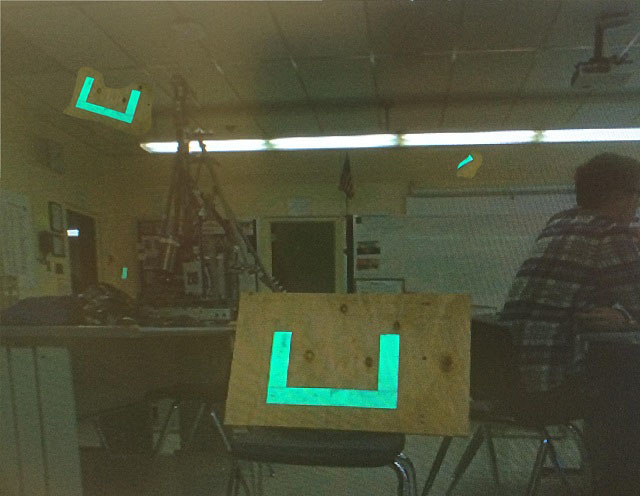
#> input picture example_vision_target_small_complex.jpg, 640 x 496 px, found by its file name
$ python StarGazer_V0.0.8.py
#> lines starting #> are read from the running program, lines starting #| are printed output that depends on the picture; after the words box and inside, x2 and y2 are one past the last pixel; in counts of white or black regions, pixels touching at a corner belong together
#Installed CV2 library from instructions at:
#https://pypi.org/project/opencv-python/
#Used "pip3 install opencv-python" in CMD
#created with Python 3.6 on 04-22-2020 by Orion DeYoe

#Standard imports
import cv2 #OpenCV for Python library
import numpy as np
import math
import time
import copy

KEY_ESCAPE = 27

def PointDistance(X1, Y1, X2, Y2):
    return math.sqrt((X2-X1)**2 + (Y2-Y1)**2)

def PointDirection(X1, Y1, X2, Y2): #in radians
    DX = X2 - X1
    DY = Y2 - Y1

    if ((DX >= 0) and (DY == 0)):
        return 0

    elif ((DX > 0) and (DY > 0)):
        return math.atan(DY / DX)

    elif ((DX == 0) and (DY > 0)):
        return math.pi * 0.5

    elif ((DX < 0) and (DY > 0)):
        return math.atan(DY / DX) + math.pi

    elif ((DX < 0) and (DY == 0)):
        return math.pi

    elif ((DX < 0) and (DY < 0)):
        return math.atan(DY / DX) + math.pi

    elif ((DX == 0) and (DY < 0)):
        return math.pi * 1.5

    elif ((DX > 0) and (DY < 0)):
        return math.atan(DY / DX) + 2 * math.pi

def Radians(ang):
    return ang * math.pi / 180

def Degrees(ang):
    return ang * 180 / math.pi

def DrawClosedContour(image, contour, color=(0,0,255), thiccness=1):
        last_point = None
        for point in contour:
                if last_point is not None:
                        image = cv2.line(image,(last_point[0],last_point[1]),(point[0],point[1]),color,thiccness)
                last_point = point
        image = cv2.line(image,(last_point[0],last_point[1]),(contour[0][0],contour[0][1]),color,thiccness)
        return image

class SRContour:
    def __init__(self, point_data, simplify_tolerance, target_simplify_points, tol_sweep_start = 1, tol_sweep_end = 10, tol_sweep_step = 1):
        self.point_data = point_data
        self.points = [ [point[0][0],point[0][1]] for point in point_data ]
        self.left,self.top,self.width,self.height = cv2.boundingRect(self.point_data)
        self.right = self.left + self.width
        self.bottom = self.top + self.height

        self.simple_tolerance = None
        self.simple_contour = None

        for i in range(tol_sweep_start, tol_sweep_end+1, tol_sweep_step):
            simple_data = cv2.approxPolyDP(self.point_data, i, True)
            if len(simple_data) == target_simplify_points:
                self.simple_contour = [[point[0][0],point[0][1]] for point in simple_data]
                self.simple_tolerance = i
                break

        self.left_tape = [] #[  [x1,y1],  [x2,y2]  ]
        self.right_tape = []
        self.bottom_tape = []
        self.pairs = []
        self.centerpoints = []
        self.upper_left_point = []
        self.lower_left_point = []
        self.upper_right_point = []
        self.lower_right_point = []

        if self.simple_contour is not None:
            pts = copy.deepcopy(self.simple_contour)
            while len(pts) > 1: #loop until there isn't a pair of points left in the list (should empty the list for even numbers of points)
                pt1 = pts.pop(0) #pop out a point to pair another point with
                record = math.inf #this is necessary for making sure the first point we find is saved as the current record
                rec_ind = None #variable to store the record-holding index in
                for i in range(len(pts)): #loop through the rest of the points in the list (after popping one out earlier)
                    dist = PointDistance(pt1[0],pt1[1],pts[i][0],pts[i][1])
                    if dist < record: #save this point as the record holder if it is closer to the first point
                        record = dist
                        rec_ind = i
                pt2 = pts.pop(rec_ind) #pop the record holder out of the point list
                self.pairs.append([pt1,pt2]) #add the newly married couple (point pair) to the point list
            for pair in self.pairs:
                self.centerpoints.append([  int((pair[0][0]+pair[1][0])/2),  int((pair[0][1]+pair[1][1])/2)  ])
            #sort centerpoints by X coordinate
            x_sorted = sorted(self.centerpoints, key = lambda x: x[0])
            left_centers = sorted(x_sorted[0:int(len(x_sorted)/2)], key = lambda x: x[1])
            right_centers = sorted(x_sorted[int(len(x_sorted)/2):], key = lambda x: x[1])
            self.upper_left_point = left_centers[0]
            self.lower_left_point = left_centers[-1]
            self.upper_right_point = right_centers[0]
            self.lower_right_point = right_centers[-1]


    def draw(self, image):
        out_img = DrawClosedContour(image, self.points, (0,0,255), 2)
        #for pair in self.pairs:
        #    out_img = cv2.line(out_img,(pair[0][0],pair[0][1]),(pair[1][0],pair[1][1]),(0,242,255),2)
        if self.simple_contour is not None:
            out_img = cv2.line(out_img,(self.upper_left_point[0],self.upper_left_point[1]),(self.lower_left_point[0],self.lower_left_point[1]),(0,242,255),2)
            out_img = cv2.line(out_img,(self.lower_left_point[0],self.lower_left_point[1]),(self.lower_right_point[0],self.lower_right_point[1]),(0,242,255),2)
            out_img = cv2.line(out_img,(self.lower_right_point[0],self.lower_right_point[1]),(self.upper_right_point[0],self.upper_right_point[1]),(0,242,255),2)

        if self.simple_contour is not None:
            out_img = DrawClosedContour(out_img, self.simple_contour, (255,0,0), 1)
            font                   = cv2.FONT_HERSHEY_SIMPLEX
            bottomLeftCornerOfText = (self.left,self.bottom+20)
            fontScale              = .5
            fontColor              = (255,255,255)
            lineType               = 1

            out_img = cv2.putText(out_img,"Tol: "+str(self.simple_tolerance),
                bottomLeftCornerOfText,
                font,
                fontScale,
                fontColor,
                lineType)
        return out_img


# Read image
im = cv2.imread("example_vision_target_small_complex.jpg", cv2.IMREAD_COLOR)
#> im is the input picture: shape (496, 640, 3); mean B, G, R 58.9, 82.2, 79.9

#Convert BGR (RGB) to HSV
im_hsv = cv2.cvtColor(im, cv2.COLOR_BGR2HSV)
#> im_hsv: shape (496, 640, 3); mean H, S, V 31.8, 85.1, 85.4

#Create window
cv2.namedWindow("Thresholds") #, cv2.WINDOW_AUTOSIZE
cv2.moveWindow("Thresholds", 0, 0)
cv2.resizeWindow("Thresholds", 500, 350)
cv2.createTrackbar("H High","Thresholds",102,255,lambda x:x)
cv2.createTrackbar("S High","Thresholds",255,255,lambda x:x)
cv2.createTrackbar("V High","Thresholds",255,255,lambda x:x)
cv2.createTrackbar("H Low","Thresholds",74,255,lambda x:x)
cv2.createTrackbar("S Low","Thresholds",150,255,lambda x:x)
cv2.createTrackbar("V Low","Thresholds",129,255,lambda x:x)

cv2.namedWindow("Images")
cv2.moveWindow("Images", 700, 0)

#is it loop time brother
min_points = 3
approx_poly_tolerance = 5
cont = True
while cont:
        #start_time = time.time() #START TIMING
        #Threshold image
        h_upper_threshold = cv2.getTrackbarPos("H High", "Thresholds")
        s_upper_threshold = cv2.getTrackbarPos("S High", "Thresholds")
        v_upper_threshold = cv2.getTrackbarPos("V High", "Thresholds")
        h_lower_threshold = cv2.getTrackbarPos("H Low", "Thresholds")
        s_lower_threshold = cv2.getTrackbarPos("S Low", "Thresholds")
        v_lower_threshold = cv2.getTrackbarPos("V Low", "Thresholds")

        upper_thresholds = np.array([h_upper_threshold,s_upper_threshold,v_upper_threshold])
        lower_thresholds = np.array([h_lower_threshold,s_lower_threshold,v_lower_threshold])

        start_time = time.time() #START TIMING
        mask_im = cv2.inRange(im_hsv, lower_thresholds, upper_thresholds)
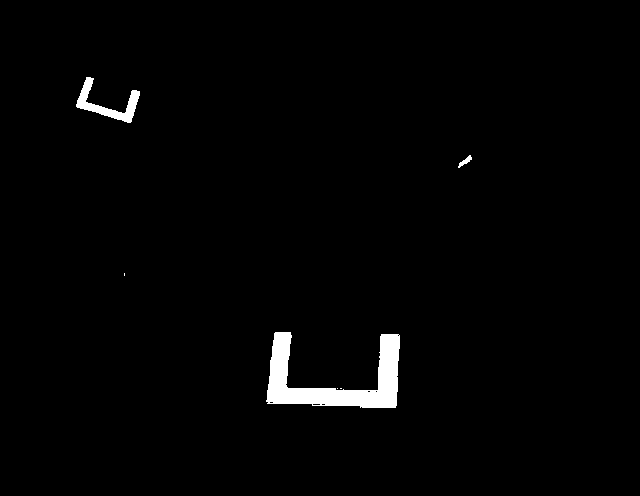
#> mask_im: shape (496, 640); 1.7% white; 6 white regions (3 under 20 px), largest, box (x1, y1, x2, y2) and area: (266, 332, 400, 408) 4289, (76, 77, 140, 123) 876, (458, 155, 472, 168) 68
        kernel = np.ones((5,5), np.uint8)
        mask_im = cv2.erode(mask_im, kernel, iterations=1)
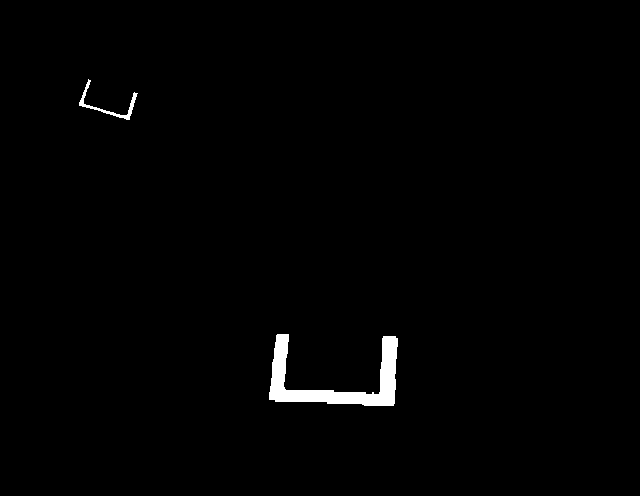
#> mask_im: shape (496, 640); 1.1% white; 2 white regions, box (x1, y1, x2, y2) and area: (269, 334, 398, 406) 3166, (79, 79, 138, 120) 331
        mask_im = cv2.dilate(mask_im, kernel, iterations=1)
#> mask_im: shape (496, 640); 1.6% white; 2 white regions, box (x1, y1, x2, y2) and area: (267, 332, 400, 408) 4250, (77, 77, 140, 122) 867
        mask_im_bgr = cv2.cvtColor(mask_im, cv2.COLOR_GRAY2BGR)
#> mask_im_bgr: shape (496, 640, 3); 1.6% white; 2 white regions

        #Detect blobs
        contour_data = cv2.findContours(mask_im, cv2.RETR_LIST, cv2.CHAIN_APPROX_SIMPLE) #RETR_EXTERNAL RETR_LIST
#> contour_data = 2 contours; box (x1, y1, x2, y2) and area: (267, 332, 400, 408) 3994, (77, 77, 140, 122) 760

        contours = [  SRContour(contour, approx_poly_tolerance, 8) for contour in contour_data[0] if len(contour) >= min_points  ] #strips out the "contours" that have less than the specified number of points
#> contours = 2 items
        end_time = time.time() #END TIMING

        #Draw lines
        im_with_keypoints = im.copy()
        for contour in contours:
            im_with_keypoints = contour.draw(im_with_keypoints)
#> this loop made 2 passes
#> (font in draw, bottomLeftCornerOfText in draw, fontScale in draw, fontColor in draw, lineType in draw) on passes 1 to 2: (0, (267, 428), 0.5, (255, 255, 255), 1), (0, (77, 142), 0.5, (255, 255, 255), 1)
#> pass 1, in draw, `out_img = cv2.line(out_img,(self.lower_left_point[0],self.lower_left_p..`:
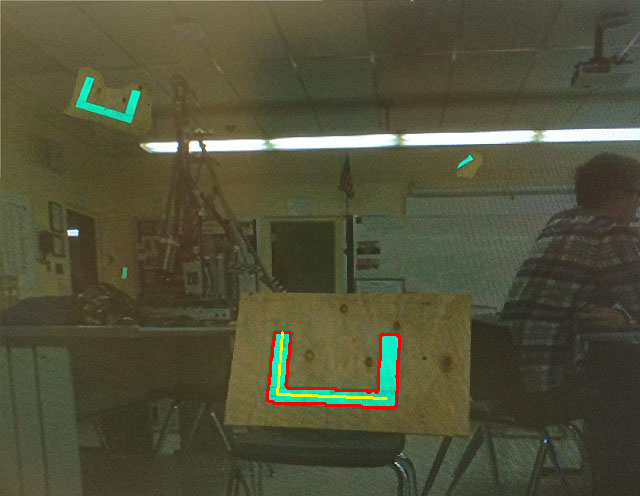
#> out_img: shape (496, 640, 3); mean B, G, R 57.9, 81.3, 81.3
#> pass 1, in draw, `out_img = cv2.line(out_img,(self.lower_right_point[0],self.lower_right..`:
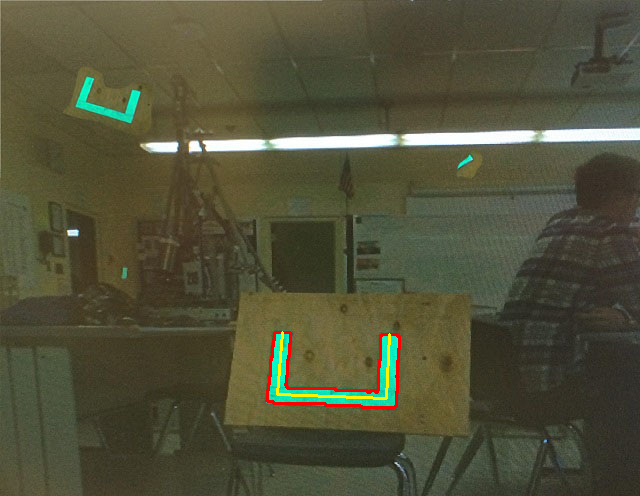
#> out_img: shape (496, 640, 3); 0.06% of pixels changed, all inside (x1, y1, x2, y2) = (385, 333, 391, 398)
#> after the loop:
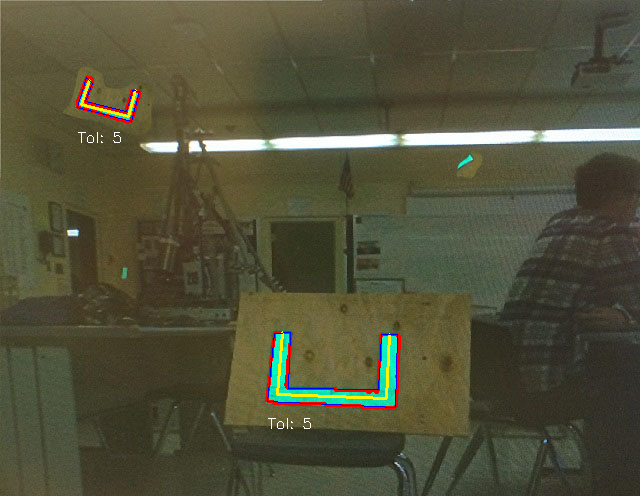
#> im_with_keypoints: shape (496, 640, 3); 1.11% of pixels changed, all inside (x1, y1, x2, y2) = (76, 76, 401, 429)
        #end_time = time.time() #END TIMING

        #Draw frame time
        font                   = cv2.FONT_HERSHEY_SIMPLEX
        bottomLeftCornerOfText = (10,30)
        fontScale              = 1
        fontColor              = (255,255,255)
        lineType               = 1

        im_with_keypoints = cv2.putText(im_with_keypoints,"Time: "+str(end_time - start_time),
            bottomLeftCornerOfText,
            font,
            fontScale,
            fontColor,
            lineType)
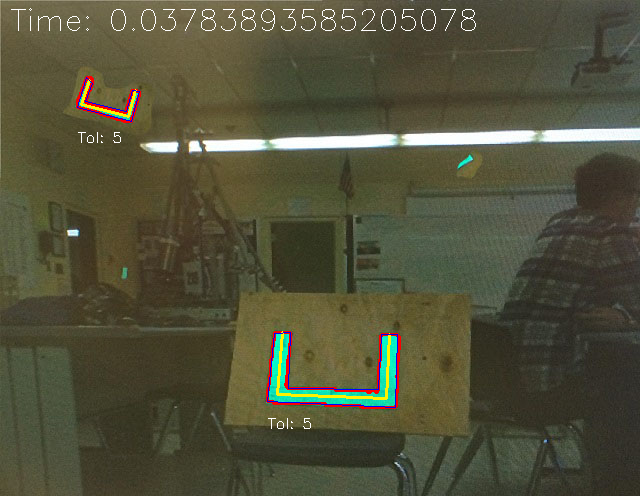
#> im_with_keypoints: shape (496, 640, 3); 0.36% of pixels changed, all inside (x1, y1, x2, y2) = (11, 8, 476, 31)

        #Display the images
        combined_im = cv2.vconcat([im_with_keypoints, mask_im_bgr])
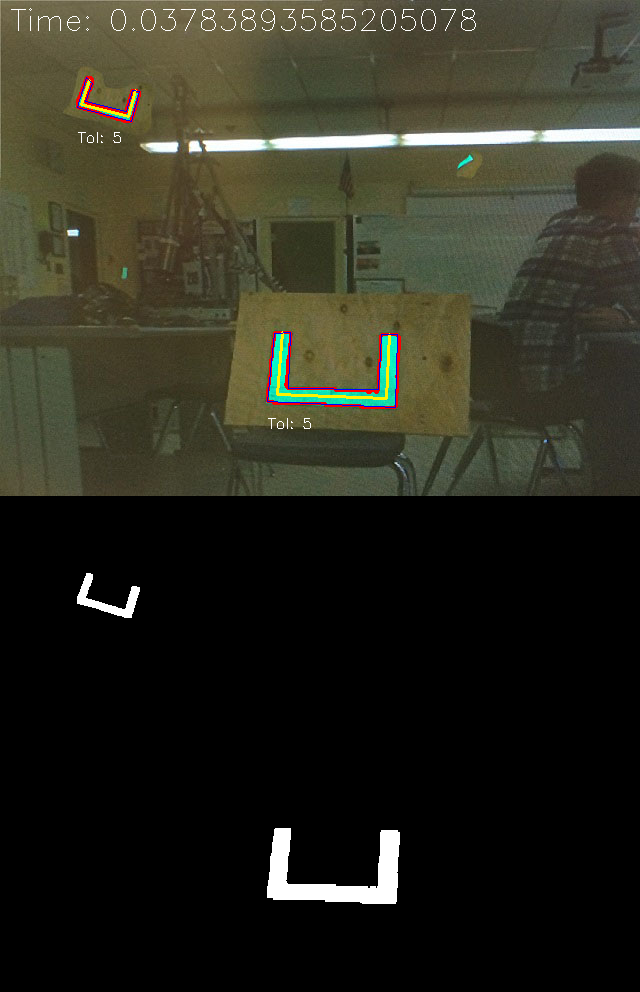
#> combined_im: shape (992, 640, 3); mean B, G, R 31.4, 42.9, 43.2

        cv2.imshow("Images", combined_im)

        if cv2.waitKey(20) == KEY_ESCAPE: #cv2.waitKey(20) & 0xFF == ord('q')
#> (key q is pressed here)
            break


#CLEAN UP
cv2.destroyAllWindows()

$ run again, with 7e6PM3f.jpg copied over example_vision_target_small_complex.jpg
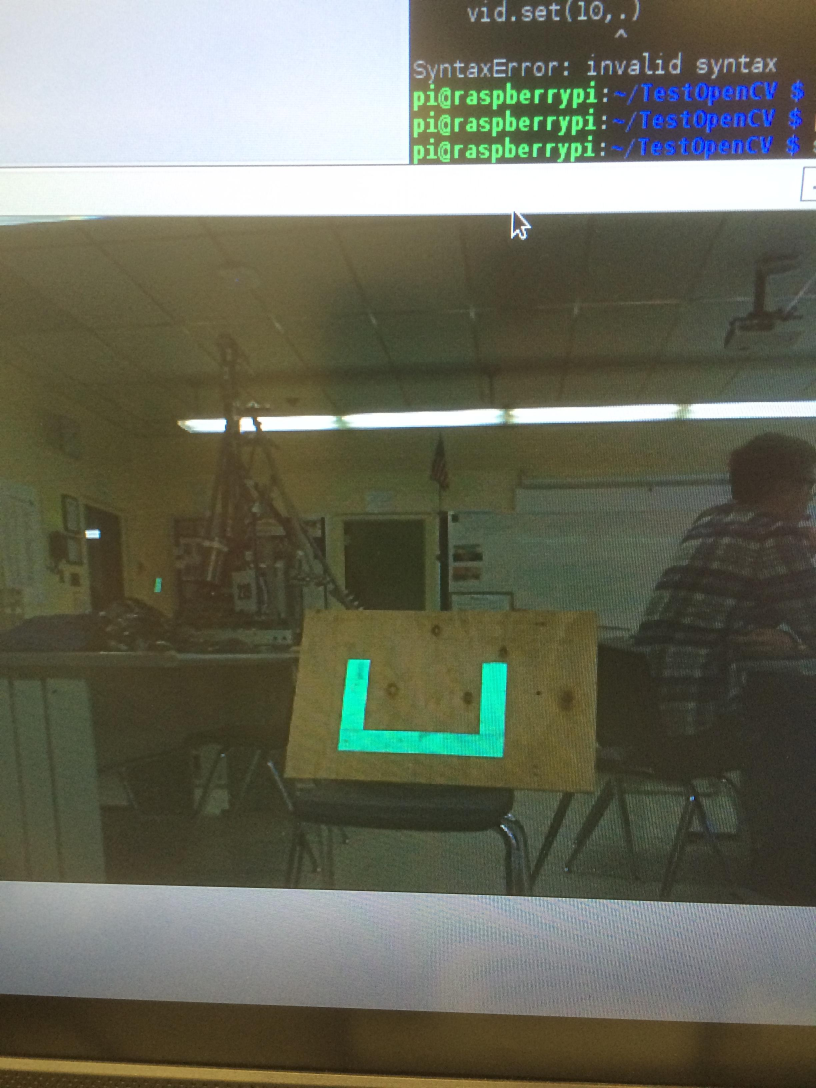
#> input picture 7e6PM3f.jpg, 2448 x 3264 px, found by its file name (shown at 1/3 size)
#> im is the input picture: shape (3264, 2448, 3); mean B, G, R 92.6, 108.2, 106.5
#> im_hsv: shape (3264, 2448, 3); mean H, S, V 44.8, 71.2, 113.9
#> `mask_im = cv2.erode(mask_im, kernel, iterations=1)`:
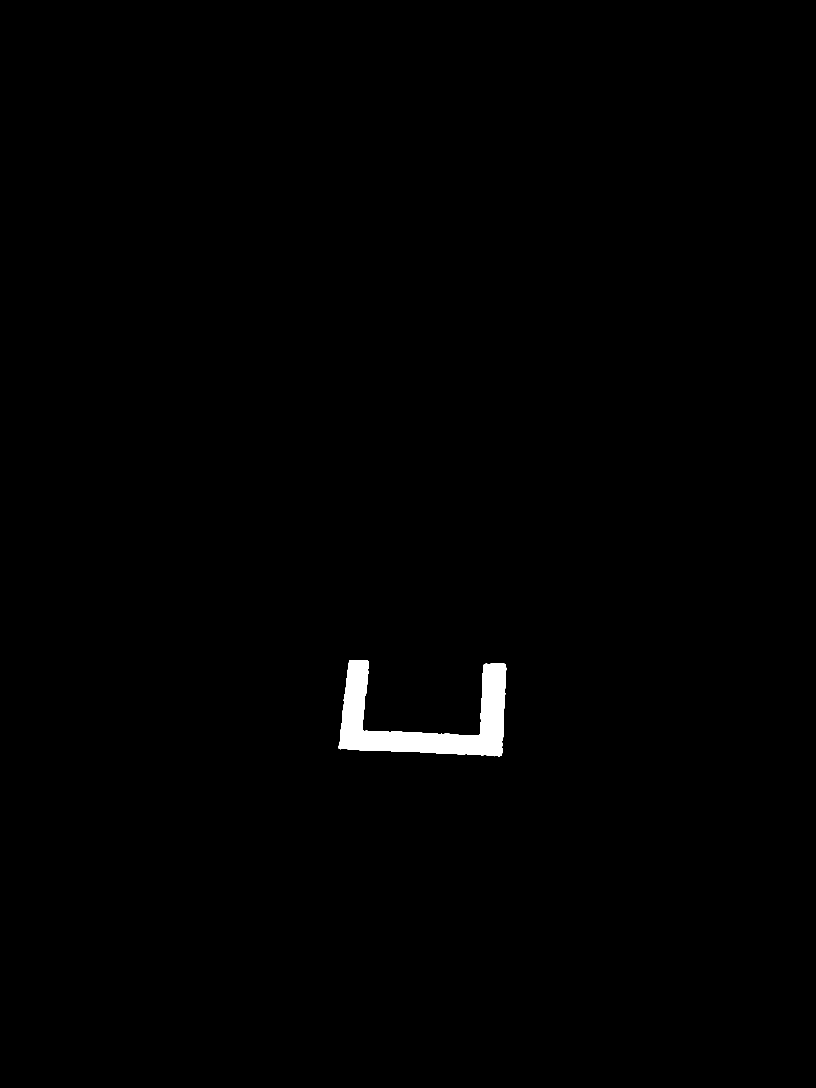
#> mask_im: shape (3264, 2448) (shown at 1/3 size); 0.71% white; 1 white region, box (x1, y1, x2, y2) and area: (1016, 1980, 1519, 2269) 56677
#> mask_im_bgr: shape (3264, 2448, 3); 0.76% white; 1 white region
#> contour_data = 1 contour; box (x1, y1, x2, y2) and area: (1014, 1978, 1521, 2271) 59983
#> contours = 1 item
#> the loop `for contour in contours:` made 1 pass
#> (font in draw, bottomLeftCornerOfText in draw, fontScale in draw, fontColor in draw, lineType in draw) on pass 1: (0, (1014, 2291), 0.5, (255, 255, 255), 1)
#> `combined_im = cv2.vconcat([im_with_keypoints, mask_im_bgr])`:
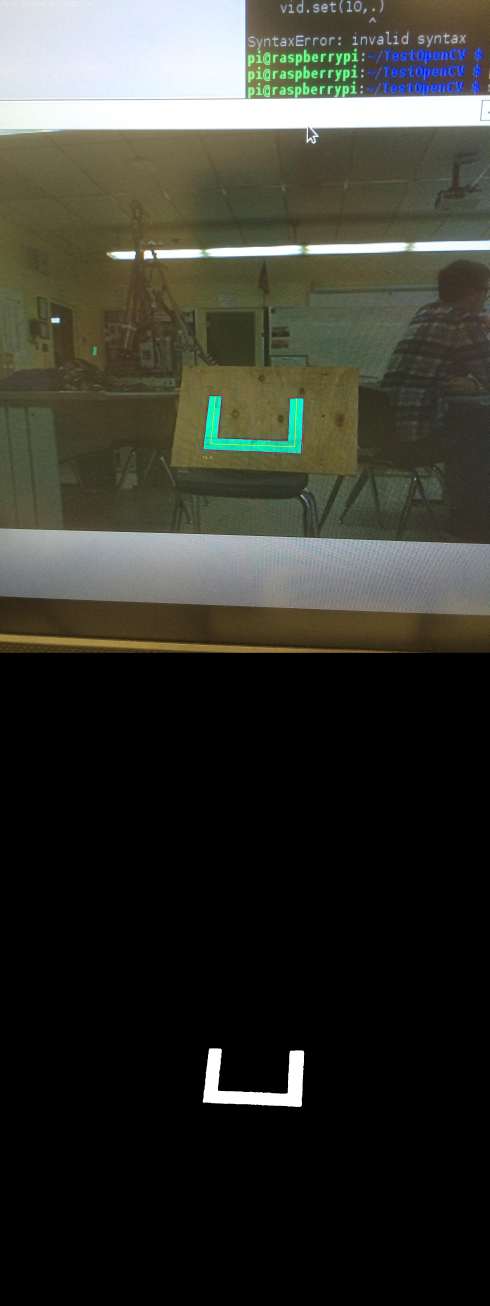
#> combined_im: shape (6528, 2448, 3) (shown at 1/5 size); mean B, G, R 47.2, 55, 54.4
